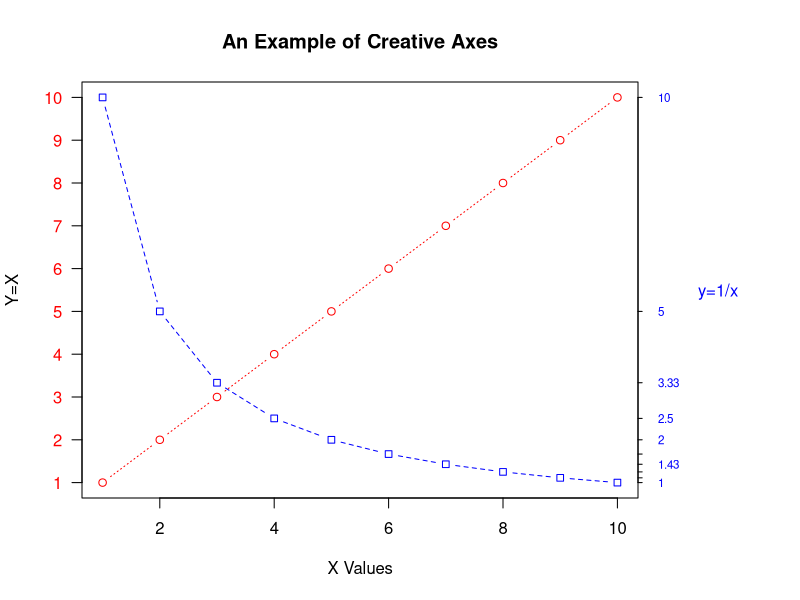

Here is the R script that generated this plot: (Note: this script raises an error after producing the figure.)
x <- c(1:10)
y <- x
z <- 10 / x

opar <- par(no.readonly=TRUE)

par(mar=c(5,4,4,8) + 0.1)

plot(
    x,
    y,
    type = "b",
    pch = 21,
    col = "red",
    yaxt = "n",
    lty = 3,
    ann = FALSE
)

lines(
    x,
    z,
    type = "b",
    pch = 22,
    col = "blue",
    lty = 2
)

axis(
    2,
    at = x,
    labels = x,
    col.axis = "red",
    las = 2
)

axis(
    4,
    at = z,
    labels = round(z, digits = 2),
    col.axis = "blue",
    las = 2,
    cex.axis = 0.7,
    tck = -0.01
)

mtext(
    "y=1/x",
    side = 4,
    line = 3,
    cex.lab = 1,
    las = 2,
    col = "blue"
)

title(
    "An Example of Creative Axes",
    xlab = "X Values",
    ylab = "Y=X"
)

minor.tick(nx=2, ny=3, tick.ratio=0.5)

abline(h=c(1,5,7))

abline(v=seq(1,10,2), lty=2, col="blue")

legend(
    "top",
    inset = 0.05,
    title = "Drug Type",
    c("A", "B"),
    lty = c(1,2),
    pch = c(15,17),
    col = c("red", "blue")
)

par(opar)